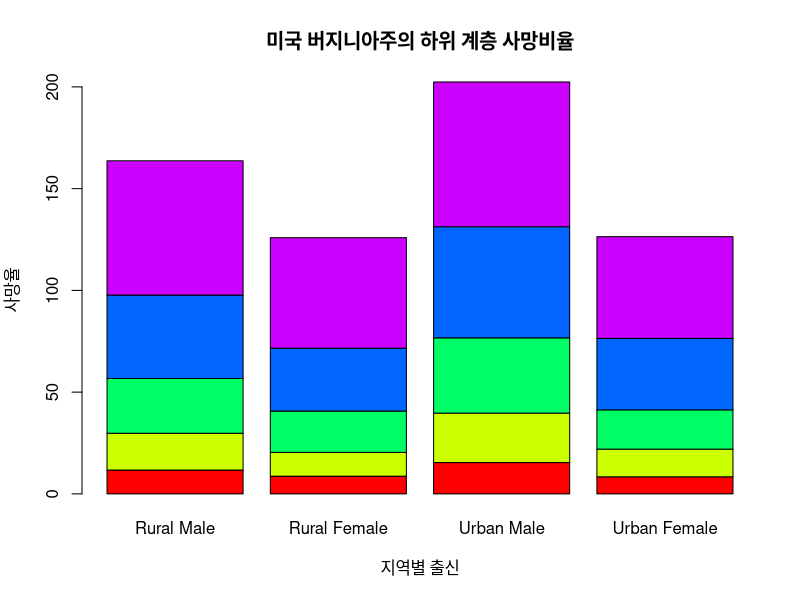
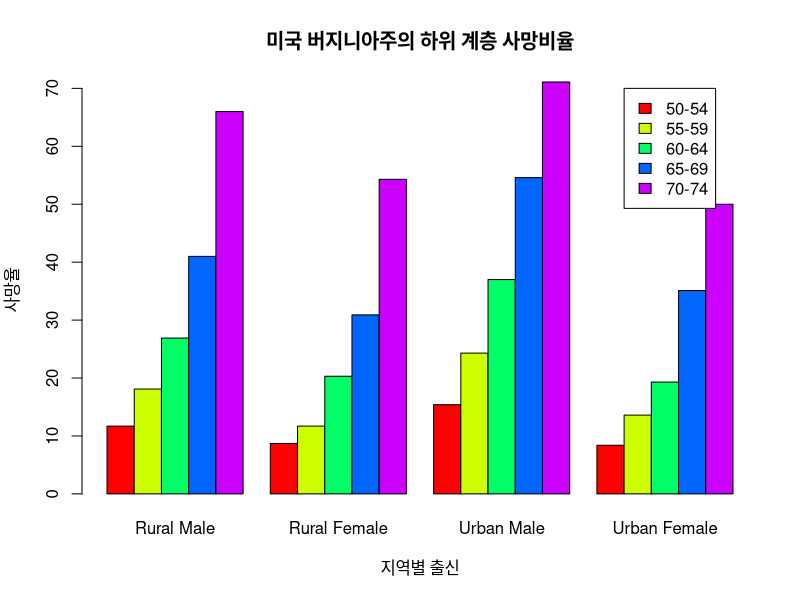

Recreate these plots in R, in order.
# 데이터 셋 시각화

# 미국 버지니아주의 하위 계층 사망비율
data('VADeaths')
VADeaths

# Rural Male : 시골 남자
table(VADeaths)

# 누적 막대 그래프
barplot(VADeaths, col=rainbow(5), xlab='지역별 출신', ylab='사망율', main='미국 버지니아주의 하위 계층 사망비율')

# 그룹 막대 그래프 (beside=T)
barplot(VADeaths, beside=T, col=rainbow(5), xlab='지역별 출신', ylab='사망율', main='미국 버지니아주의 하위 계층 사망비율')

# 범례표시
legend(20,70, c("50-54", "55-59", "60-64", "65-69", "70-74"), fill=rainbow(5))
